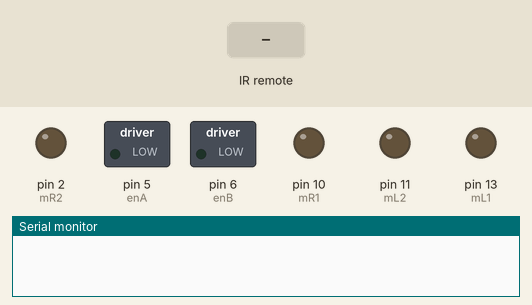
This sketch was run on a simulated Arduino Uno, built with avr-gcc and run on an emulated ATmega328P. Shown: switched loads named in the sketch (green lamp = pin HIGH), output pins drawn as LEDs (lit = HIGH), the last lines printed to the serial monitor. The inputs (shaded band) are chosen by the test bench.

Above: at 1.2 s.
1.3 s: infrared code 0x18 received
At 2.4 s:
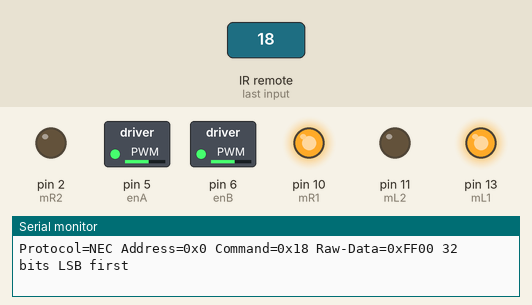
2.8 s: infrared code 0x5A received
At 3.6 s:
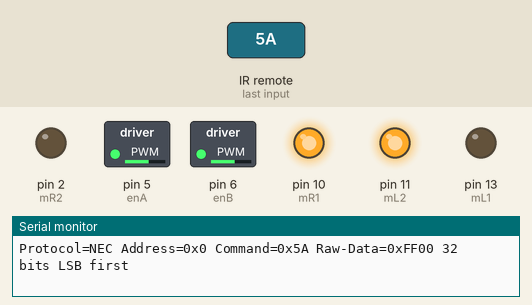
4.3 s: infrared code 0x52 received
At 4.7 s:
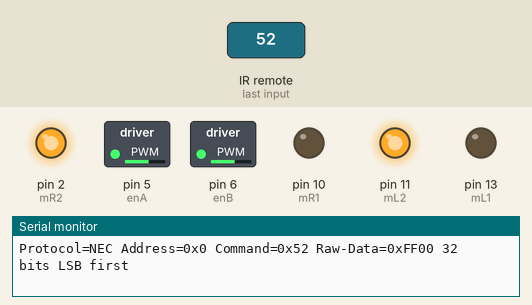
5.8 s: infrared code 0x8 received
At 7.1 s:
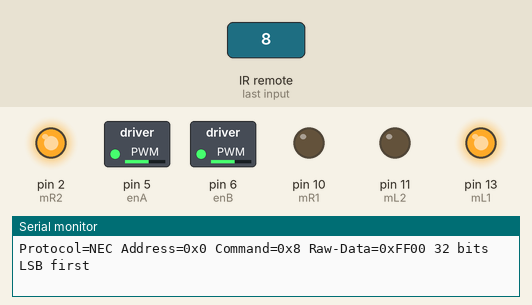
Timing chart, 0 to 8.3 s (numbered marks = the images above; inputs shaded):
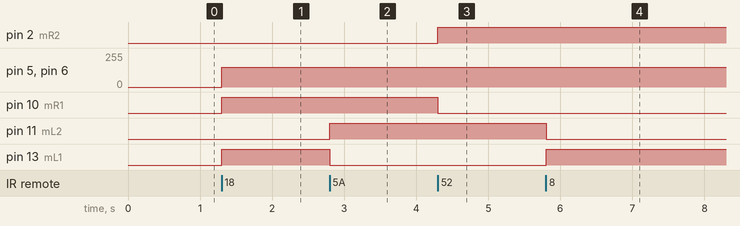

The sketch:

25._Remote_Controlled_Robot.ino
```cpp
#include <IRremote.h>
int IR_RECEIVE_PIN = 12;

int mL1= 13;
int mL2= 11;
int mR1= 10;
int mR2= 2;
int enA= 5;
int enB= 6;
int Speed = 150;
int turnSpeed = 150;

void setup() {
pinMode(mL1, OUTPUT);
pinMode(mL2, OUTPUT);
pinMode(mR1, OUTPUT);
pinMode(mR2, OUTPUT);
pinMode(enA, OUTPUT);
pinMode(enB, OUTPUT);


Serial.begin(115200);
IrReceiver.begin(IR_RECEIVE_PIN, DISABLE_LED_FEEDBACK); //have to disable feedback because motor is connected in pin 13
//pinMode(led,OUTPUT);
}
// 0x18 forward, 0x52 back, 0x8 left, 0x5A right, 0x1C stop
void loop() {


    if (IrReceiver.decode()) {
        IrReceiver.printIRResultShort(&Serial);
        Serial.println();
        IrReceiver.resume();
         if (IrReceiver.decodedIRData.command == 0x18) // button up in the remote
         {
            forward();
         }
        if (IrReceiver.decodedIRData.command == 0x52)  // button down in the remote
          {
            backward();
          }
         if (IrReceiver.decodedIRData.command == 0x8)  // button left in the remote
         {
          left();
         }
         if (IrReceiver.decodedIRData.command == 0x5A)  // button right in the remote
         {
          right();
         }
         if (IrReceiver.decodedIRData.command == 0x1C)  // button ok in the remote
         {
          stop_now();
         }
        }
    }

void forward()
{
digitalWrite(mL1,HIGH);
digitalWrite(mL2,LOW);
digitalWrite(mR1,HIGH);
digitalWrite(mR2,LOW);
analogWrite(enA, Speed);
analogWrite(enB, Speed);
}
void backward()
{
digitalWrite(mL1,LOW);
digitalWrite(mL2,HIGH);
digitalWrite(mR1,LOW);
digitalWrite(mR2,HIGH);
analogWrite(enA, Speed);
analogWrite(enB, Speed);
}
void right()
{
digitalWrite(mL1,LOW);
digitalWrite(mL2,HIGH);
digitalWrite(mR1,HIGH);
digitalWrite(mR2,LOW);
analogWrite(enA, turnSpeed);
analogWrite(enB, turnSpeed);
}

void left() {
digitalWrite(mL1,HIGH);
digitalWrite(mL2,LOW);
digitalWrite(mR1,LOW);
digitalWrite(mR2,HIGH);
analogWrite(enA, turnSpeed);
analogWrite(enB, turnSpeed);
}
void stop_now()
{
digitalWrite(mL1,LOW);
digitalWrite(mL2,LOW);
digitalWrite(mR1,LOW);
digitalWrite(mR2,LOW);
analogWrite(enA,0);
analogWrite(enB,0);
}
```

Measured:
- after the input at 1.3 s, pin 5 (enA), pin 6 (enB): 0/255 → 150/255 at once; pin 10 (mR1), pin 13 (mL1): LOW → HIGH at once
- after the input at 2.8 s, pin 11 (mL2): LOW → HIGH at once; pin 13 (mL1): HIGH → LOW at once
- after the input at 4.3 s, pin 2 (mR2): LOW → HIGH at once; pin 10 (mR1): HIGH → LOW at once
- after the input at 5.8 s, pin 11 (mL2): HIGH → LOW at once; pin 13 (mL1): LOW → HIGH at once
